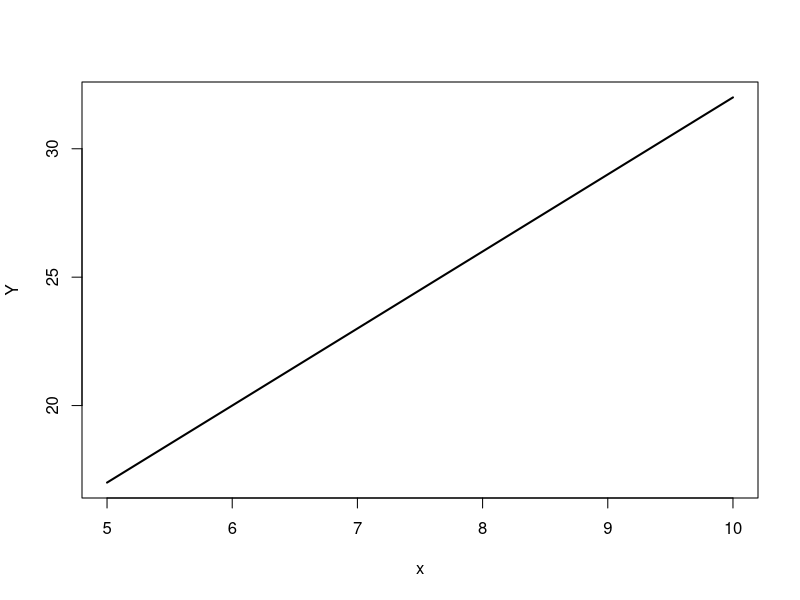
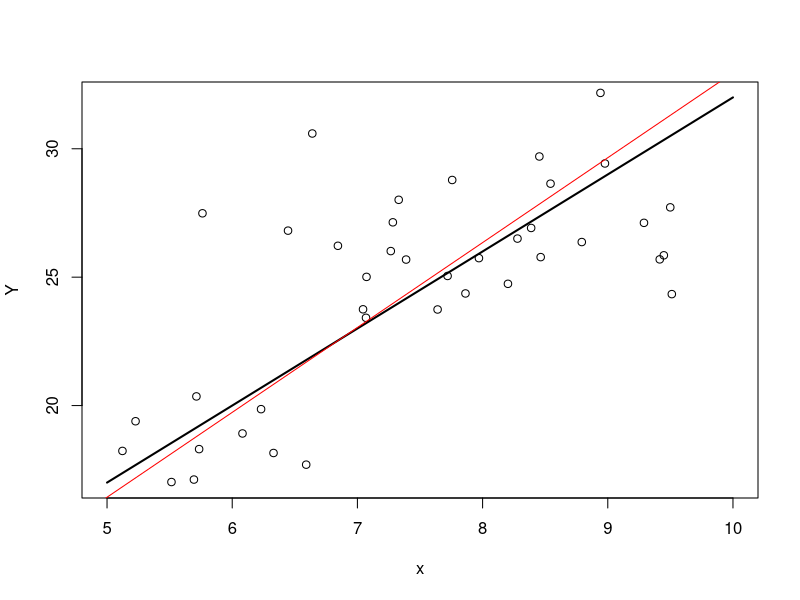
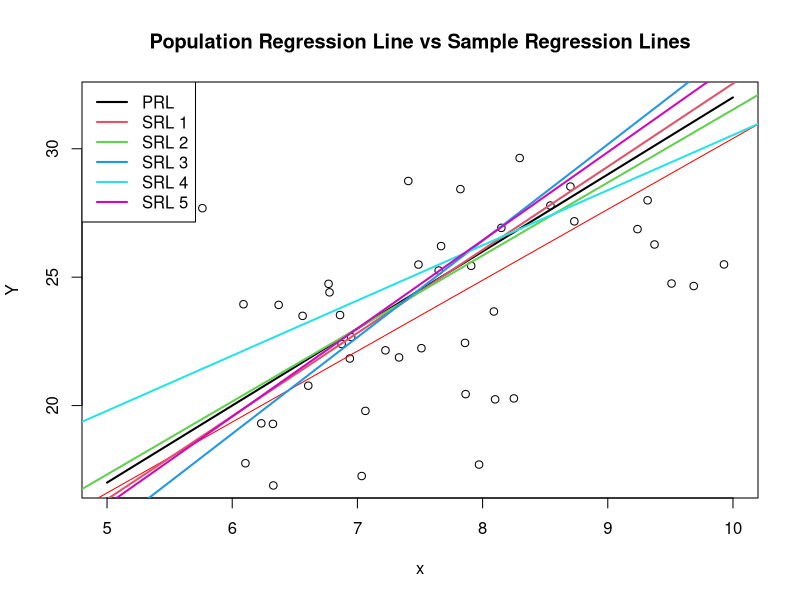

The R script that drew these images, in order:
## ---- chunk 1
rm(list=ls())

#Step 1: Graph the population regression line
x=seq(from=5,to=10,length.out=200);x
Y=2+(3*x)
plot(x,Y,type='l',lwd=2)
## ---- chunk 2
# Step 2
n=50
set.seed(123)
xi=runif(n,5,10);xi
ei=rnorm(n,0,4);ei
## ---- chunk 3
#Step 3:
# Graph the population regression line
x=seq(from=5,to=10,length.out=200);x
Y=2+(3*x)
plot(x,Y,type='l',lwd=2)
set.seed(123)
n=50
xi=runif(n,5,10);xi
ei=rnorm(n,0,4);ei
yi=2+(3*xi)+ei;yi
points(xi,yi)
lin_reg=lm(yi~xi);lin_reg
coef(lin_reg)
abline(lin_reg,col="red")
## ---- chunk 4
#Step 4:
x=seq(from=5,to=10,length.out=200);x
Y=2+(3*x)
plot(x,Y,type='l',lwd=2)
n=50
xi=runif(n,5,10);xi
ei=rnorm(n,0,4);ei
yi=2+(3*xi)+ei;yi
points(xi,yi)
lin_reg=lm(yi~xi);lin_reg
coef(lin_reg)
abline(lin_reg,col="red")
set.seed(123)
xr=matrix(runif(n*5,5,10),ncol=5,nrow=n)
er=matrix(rnorm(n*5,0,4),ncol=5,nrow=n)
yr=matrix(0,ncol=5,nrow=n)
intercept=rep(0,5)
slope=rep(0,5)
for(i in 1:5)
{
  yr[,i]=2+(3*xr[,i])+er[,i]
  lin_reg=lm(yr[,i]~xr[,i]) 
  intercept[i]=coef(lin_reg)[1]
  slope[i]=coef(lin_reg)[2]
  abline(lin_reg,col=i+1,lwd=2)
}
Estimates=data.frame(intercept,slope);Estimates

legend('topleft',
       legend=c("PRL",
                "SRL 1",
                "SRL 2",
                "SRL 3",
                "SRL 4",
                "SRL 5"),
       col=1:6,
       lwd=2)
title(main="Population Regression Line vs Sample Regression Lines")
## ---- chunk 5
rm(list=ls())

#Step 1:
set.seed(123)
n=50
xi=runif(n,5,10)
ei=rnorm(n)
mean_xi=mean(xi)
xii=xi-mean_xi;xii
yi=2+3*xii+ei;yi
## ---- chunk 6
#Step 2:
lin_reg=lm(yi~xii);lin_reg
coef(lin_reg)
## ---- chunk 7
#Step 3:
b0=seq(1,3,by=0.000001)
length(b0)
b1=seq(3,4,by=0.000001)
RSS=rep(0,2000001)
for(i in 1:2000001)
{
  RSS[i]=sum((yi-b0[i]-(b1[i]*xii))^2)
}
length(RSS)

which(RSS==0,arr.ind=TRUE)
## ---- chunk 8
#Step 1:
rm(list=ls())
n=50
x=runif(n)
x
e=rnorm(n)
e
b0=2
b1=3
y=b0+(b1*x)+e
y
## ---- chunk 9
#Step 2:
R=1000
lin_reg=lm(y~x)
coef(lin_reg)
set.seed(123)
xr=matrix(runif(1000*n),ncol=n,nrow=1000)
er=matrix(rnorm(1000*n),ncol=n,nrow=1000)
yr=matrix(0,ncol=n,nrow=1000)
b0_est=rep(0,1000)
b1_est=rep(0,1000)
for(i in 1:1000)
{
  for(j in 1:n)
  {
    yr[i,j]=b0+b1*xr[i,j]+er[i,j]
  }
  lin_reg=lm(yr[i,]~xr[i,])
  b0_est[i]=coef(lin_reg)[1]
  b1_est[i]=coef(lin_reg)[2]
}
b0_estimated=mean(b0_est);b0_estimated
b1_estimated=mean(b1_est);b1_estimated
se_b0_estmated=sd(b0_est);se_b0_estmated
se_b1_estimated=sd(b1_est);se_b1_estimated
## ---- chunk 10
# Load MASS library
library(MASS)

# Load Boston dataset
data(Boston)

head(Boston)

## ---- chunk 11
# Model 1: medv ~ crim
m1 = lm(medv ~ crim, data = Boston)

# Model 2: medv ~ nox
m2 = lm(medv ~ nox, data = Boston)

# Model 3: medv ~ black
m3 = lm(medv ~ black, data = Boston)

# Model 4: medv ~ lstat
m4 = lm(medv ~ lstat, data = Boston)

# Presenting Output in single table

summary_table <- data.frame(
  Model = c("medv ~ crim", "medv ~ nox", "medv ~ black", "medv ~ lstat"),
  Intercept = c(coef(m1)[1], coef(m2)[1], coef(m3)[1], coef(m4)[1]),
  Slope = c(coef(m1)[2], coef(m2)[2], coef(m3)[2], coef(m4)[2]),
  R_squared = c(summary(m1)$r.squared,
                summary(m2)$r.squared,
                summary(m3)$r.squared,
                summary(m4)$r.squared),
  P_value = c(summary(m1)$coefficients[2,4],
              summary(m2)$coefficients[2,4],
              summary(m3)$coefficients[2,4],
              summary(m4)$coefficients[2,4])
)
print(summary_table)

